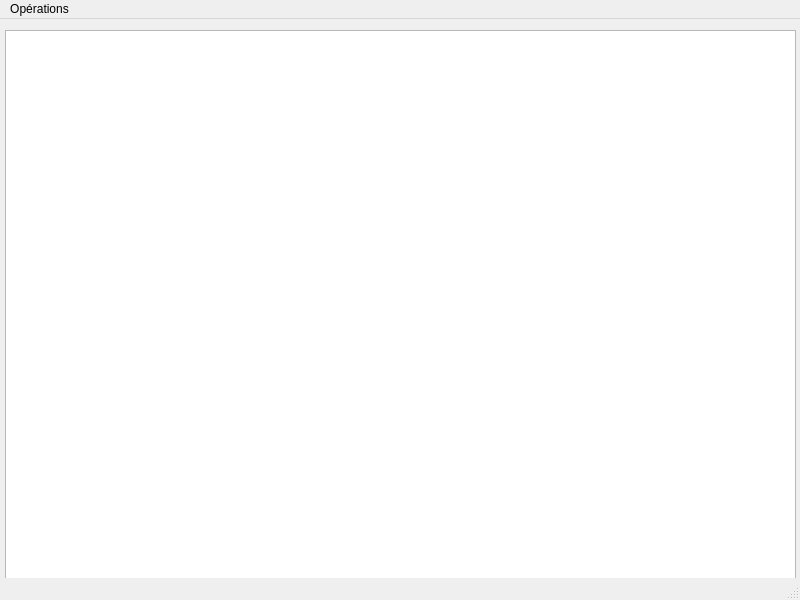
<?xml version="1.0" encoding="UTF-8"?>
<ui version="4.0">
 <class>MWborneGUI</class>
 <widget class="QMainWindow" name="MWborneGUI">
  <property name="geometry">
   <rect>
    <x>0</x>
    <y>0</y>
    <width>800</width>
    <height>600</height>
   </rect>
  </property>
  <property name="windowTitle">
   <string>MWborneGUI</string>
  </property>
  <widget class="QWidget" name="centralwidget">
   <widget class="QListWidget" name="listWidgetRegistre">
    <property name="geometry">
     <rect>
      <x>5</x>
      <y>11</y>
      <width>791</width>
      <height>551</height>
     </rect>
    </property>
   </widget>
  </widget>
  <widget class="QMenuBar" name="menubar">
   <property name="geometry">
    <rect>
     <x>0</x>
     <y>0</y>
     <width>800</width>
     <height>22</height>
    </rect>
   </property>
   <widget class="QMenu" name="menuMenu">
    <property name="title">
     <string>Opérations</string>
    </property>
    <widget class="QMenu" name="menuAjout_d_une_borne_au_registre">
     <property name="title">
      <string>Ajout d'une borne au registre</string>
     </property>
     <addaction name="actionBorne_Fontaine"/>
     <addaction name="actionBorne_de_Stationnement"/>
    </widget>
    <addaction name="menuAjout_d_une_borne_au_registre"/>
    <addaction name="actionSupprimer_une_borne"/>
    <addaction name="actionQuitter"/>
   </widget>
   <addaction name="menuMenu"/>
  </widget>
  <widget class="QStatusBar" name="statusbar"/>
  <action name="actionSupprimer_une_borne">
   <property name="text">
    <string>Supprimer une borne</string>
   </property>
  </action>
  <action name="actionQuitter">
   <property name="text">
    <string>Quitter</string>
   </property>
  </action>
  <action name="actionBorne_Fontaine">
   <property name="text">
    <string>Borne Fontaine</string>
   </property>
  </action>
  <action name="actionBorne_de_Stationnement">
   <property name="text">
    <string>Borne de Stationnement</string>
   </property>
  </action>
 </widget>
 <resources/>
 <connections>
  <connection>
   <sender>actionQuitter</sender>
   <signal>triggered()</signal>
   <receiver>MWborneGUI</receiver>
   <slot>close()</slot>
   <hints>
    <hint type="sourcelabel">
     <x>-1</x>
     <y>-1</y>
    </hint>
    <hint type="destinationlabel">
     <x>399</x>
     <y>299</y>
    </hint>
   </hints>
  </connection>
  <connection>
   <sender>actionBorne_Fontaine</sender>
   <signal>triggered()</signal>
   <receiver>MWborneGUI</receiver>
   <slot>dialogAjoutBorneFontaine()</slot>
   <hints>
    <hint type="sourcelabel">
     <x>-1</x>
     <y>-1</y>
    </hint>
    <hint type="destinationlabel">
     <x>399</x>
     <y>299</y>
    </hint>
   </hints>
  </connection>
  <connection>
   <sender>actionBorne_de_Stationnement</sender>
   <signal>triggered()</signal>
   <receiver>MWborneGUI</receiver>
   <slot>dialogAjoutBorneStat()</slot>
   <hints>
    <hint type="sourcelabel">
     <x>-1</x>
     <y>-1</y>
    </hint>
    <hint type="destinationlabel">
     <x>399</x>
     <y>299</y>
    </hint>
   </hints>
  </connection>
 </connections>
 <slots>
  <slot>dialogAjoutBorneFontaine()</slot>
  <slot>dialogAjoutBorneStat()</slot>
 </slots>
</ui>
